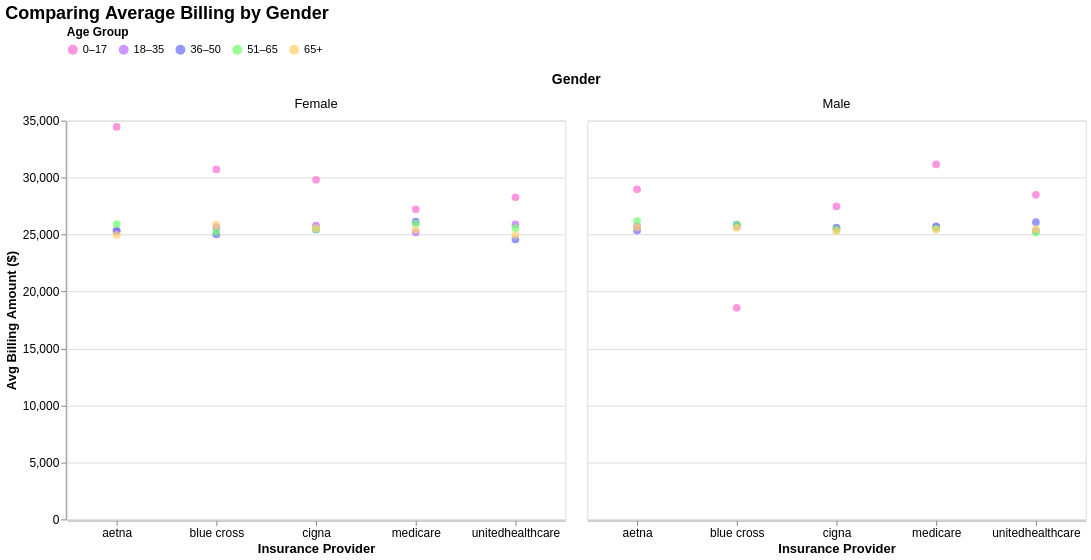

Source (notebook cell):
### Code cell
base = (
    alt.Chart(age_avg, title="Comparing Average Billing by Gender")
    .mark_point(size=60, filled=True)
    .encode(
        x=alt.X(
            'insurance_provider:O',
            title='Insurance Provider',
            sort=['aetna', 'blue cross', 'cigna', 'medicare', 'unitedhealthcare'],
            axis=alt.Axis(labelAngle=0)
        ),
        y=alt.Y(
            'avg_billing:Q',
            title='Avg Billing Amount ($)',
            axis=alt.Axis(grid=True)
        ),
        color=alt.Color(
            'age_group:N',
            title='Age Group',
            scale=alt.Scale(range=custom_colors),
            legend=alt.Legend(orient='top')
        ),
        tooltip=[
            alt.Tooltip('age_group:N', title='Age Group'),
            alt.Tooltip('insurance_provider:O', title='Provider'),
            alt.Tooltip('gender:N', title='Gender'),
            alt.Tooltip('avg_billing:Q', title='Avg Billing', format='$,.0f'),
        ]
    )
)

chart = (
    base
    .properties(width=500, height=400)
    .facet(
        facet=alt.Facet('gender:N', title='Gender'),
        columns=2
    )
    .resolve_scale(y='shared')
    .properties(
        title=alt.TitleParams(
            text='Comparing Average Billing by Gender',
            fontSize=18,
            anchor='start',
            font='Arial'
        )
    )
    .configure_axis(
        labelFontSize=12,
        titleFontSize=13
    )
    .configure_legend(
        titleFontSize=12,
        labelFontSize=11
    )
    .configure_header(
        titleFontSize=14,
        labelFontSize=13,
        labelFont='Arial'
    )
)

chart.show()
chart.save("Comparing Average Billing by Gender.png")

### Figure 1 — Vega-Lite specification as saved in the notebook (floating-point values rounded to 4 significant figures)
{"config": {"view": {"continuousWidth": 300, "continuousHeight": 300}, "axis": {"labelFontSize": 12, "titleFontSize": 13}, "header": {"labelFont": "Arial", "labelFontSize": 13, "titleFontSize": 14}, "legend": {"labelFontSize": 11, "titleFontSize": 12}}, "data": {"name": "data-2a6ef8a791fbc5ec6cb41f31031cff17"}, "facet": {"field": "gender", "title": "Gender", "type": "nominal"}, "spec": {"mark": {"type": "point", "filled": true, "size": 60}, "encoding": {"color": {"field": "age_group", "legend": {"orient": "top"}, "scale": {"range": ["#FF6BD2", "#BA6BFF", "#6B6BFF", "#70FF6B", "#FFCE6B", "#F5FF6B"]}, "title": "Age Group", "type": "nominal"}, "tooltip": [{"field": "age_group", "title": "Age Group", "type": "nominal"}, {"field": "insurance_provider", "title": "Provider", "type": "ordinal"}, {"field": "gender", "title": "Gender", "type": "nominal"}, {"field": "avg_billing", "format": "$,.0f", "title": "Avg Billing", "type": "quantitative"}], "x": {"axis": {"labelAngle": 0}, "field": "insurance_provider", "sort": ["aetna", "blue cross", "cigna", "medicare", "unitedhealthcare"], "title": "Insurance Provider", "type": "ordinal"}, "y": {"axis": {"grid": true}, "field": "avg_billing", "title": "Avg Billing Amount ($)", "type": "quantitative"}}, "height": 400, "title": "Comparing Average Billing by Gender", "width": 500}, "columns": 2, "resolve": {"scale": {"y": "shared"}}, "title": {"text": "Comparing Average Billing by Gender", "anchor": "start", "font": "Arial", "fontSize": 18}, "$schema": "https://vega.github.io/schema/vega-lite/v5.20.1.json", "datasets": {"data-2a6ef8a791fbc5ec6cb41f31031cff17": [{"age_group": "0–17", "insurance_provider": "aetna", "gender": "Female", "avg_billing": 34450.0}, {"age_group": "0–17", "insurance_provider": "aetna", "gender": "Male", "avg_billing": 28970.0}, {"age_group": "0–17", "insurance_provider": "blue cross", "gender": "Female", "avg_billing": 30720.0}, {"age_group": "0–17", "insurance_provider": "blue cross", "gender": "Male", "avg_billing": 18580.0}, {"age_group": "0–17", "insurance_provider": "cigna", "gender": "Female", "avg_billing": 29810.0}, {"age_group": "0–17", "insurance_provider": "cigna", "gender": "Male", "avg_billing": 27470.0}, {"age_group": "0–17", "insurance_provider": "medicare", "gender": "Female", "avg_billing": 27220.0}, {"age_group": "0–17", "insurance_provider": "medicare", "gender": "Male", "avg_billing": 31150.0}, {"age_group": "0–17", "insurance_provider": "unitedhealthcare", "gender": "Female", "avg_billing": 28280.0}, {"age_group": "0–17", "insurance_provider": "unitedhealthcare", "gender": "Male", "avg_billing": 28490.0}, {"age_group": "18–35", "insurance_provider": "aetna", "gender": "Female", "avg_billing": 25290.0}, {"age_group": "18–35", "insurance_provider": "aetna", "gender": "Male", "avg_billing": 25750.0}, {"age_group": "18–35", "insurance_provider": "blue cross", "gender": "Female", "avg_billing": 25630.0}, {"age_group": "18–35", "insurance_provider": "blue cross", "gender": "Male", "avg_billing": 25740.0}, {"age_group": "18–35", "insurance_provider": "cigna", "gender": "Female", "avg_billing": 25790.0}, {"age_group": "18–35", "insurance_provider": "cigna", "gender": "Male", "avg_billing": 25500.0}, {"age_group": "18–35", "insurance_provider": "medicare", "gender": "Female", "avg_billing": 25180.0}, {"age_group": "18–35", "insurance_provider": "medicare", "gender": "Male", "avg_billing": 25630.0}, {"age_group": "18–35", "insurance_provider": "unitedhealthcare", "gender": "Female", "avg_billing": 25890.0}, {"age_group": "18–35", "insurance_provider": "unitedhealthcare", "gender": "Male", "avg_billing": 25310.0}, {"age_group": "36–50", "insurance_provider": "aetna", "gender": "Female", "avg_billing": 25350.0}, {"age_group": "36–50", "insurance_provider": "aetna", "gender": "Male", "avg_billing": 25350.0}, {"age_group": "36–50", "insurance_provider": "blue cross", "gender": "Female", "avg_billing": 25010.0}, {"age_group": "36–50", "insurance_provider": "blue cross", "gender": "Male", "avg_billing": 25880.0}, {"age_group": "36–50", "insurance_provider": "cigna", "gender": "Female", "avg_billing": 25450.0}, {"age_group": "36–50", "insurance_provider": "cigna", "gender": "Male", "avg_billing": 25620.0}, {"age_group": "36–50", "insurance_provider": "medicare", "gender": "Female", "avg_billing": 26130.0}, {"age_group": "36–50", "insurance_provider": "medicare", "gender": "Male", "avg_billing": 25730.0}, {"age_group": "36–50", "insurance_provider": "unitedhealthcare", "gender": "Female", "avg_billing": 24570.0}, {"age_group": "36–50", "insurance_provider": "unitedhealthcare", "gender": "Male", "avg_billing": 26090.0}, {"age_group": "51–65", "insurance_provider": "aetna", "gender": "Female", "avg_billing": 25930.0}, {"age_group": "51–65", "insurance_provider": "aetna", "gender": "Male", "avg_billing": 26180.0}, {"age_group": "51–65", "insurance_provider": "blue cross", "gender": "Female", "avg_billing": 25240.0}, {"age_group": "51–65", "insurance_provider": "blue cross", "gender": "Male", "avg_billing": 25870.0}, {"age_group": "51–65", "insurance_provider": "cigna", "gender": "Female", "avg_billing": 25470.0}, {"age_group": "51–65", "insurance_provider": "cigna", "gender": "Male", "avg_billing": 25460.0}, {"age_group": "51–65", "insurance_provider": "medicare", "gender": "Female", "avg_billing": 25950.0}, {"age_group": "51–65", "insurance_provider": "medicare", "gender": "Male", "avg_billing": 25530.0}, {"age_group": "51–65", "insurance_provider": "unitedhealthcare", "gender": "Female", "avg_billing": 25560.0}, {"age_group": "51–65", "insurance_provider": "unitedhealthcare", "gender": "Male", "avg_billing": 25180.0}, {"age_group": "65+", "insurance_provider": "aetna", "gender": "Female", "avg_billing": 24970.0}, {"age_group": "65+", "insurance_provider": "aetna", "gender": "Male", "avg_billing": 25630.0}, {"age_group": "65+", "insurance_provider": "blue cross", "gender": "Female", "avg_billing": 25850.0}, {"age_group": "65+", "insurance_provider": "blue cross", "gender": "Male", "avg_billing": 25580.0}, {"age_group": "65+", "insurance_provider": "cigna", "gender": "Female", "avg_billing": 25550.0}, {"age_group": "65+", "insurance_provider": "cigna", "gender": "Male", "avg_billing": 25300.0}, {"age_group": "65+", "insurance_provider": "medicare", "gender": "Female", "avg_billing": 25420.0}, {"age_group": "65+", "insurance_provider": "medicare", "gender": "Male", "avg_billing": 25440.0}, {"age_group": "65+", "insurance_provider": "unitedhealthcare", "gender": "Female", "avg_billing": 24950.0}, {"age_group": "65+", "insurance_provider": "unitedhealthcare", "gender": "Male", "avg_billing": 25470.0}]}}
